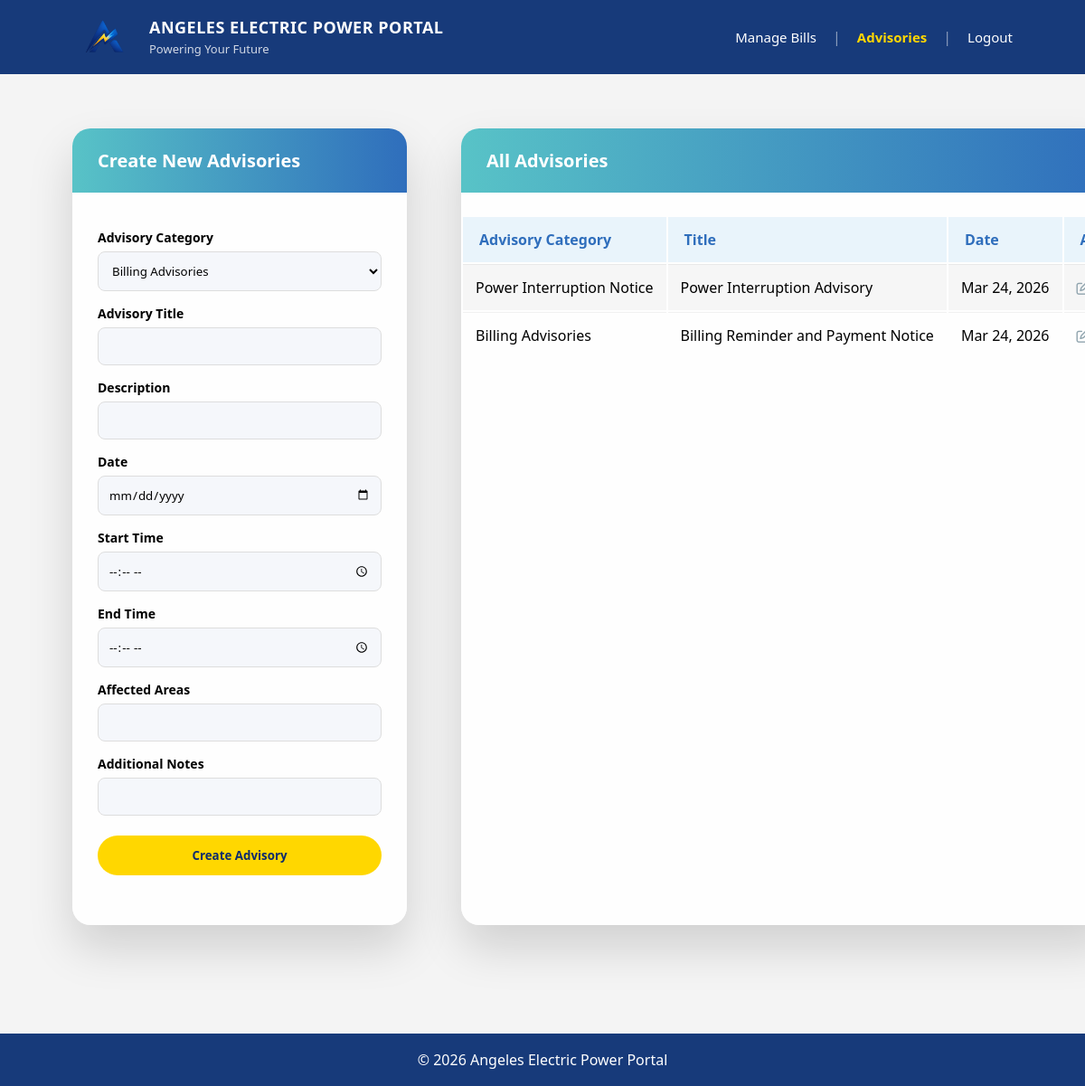
/manage_advisories.php (signed in), run on the app's committed database.
### tables this page shows
CREATE TABLE `advisories` (
  `id` int(11) NOT NULL,
  `title` varchar(255) DEFAULT NULL,
  `category_id` int(11) DEFAULT NULL,
  `description` text DEFAULT NULL,
  `created_at` timestamp NOT NULL DEFAULT current_timestamp()
);

CREATE TABLE `advisory_categories` (
  `id` int(11) NOT NULL,
  `category_name` varchar(100) NOT NULL
);

### manage_advisories.php (the view, shortened to what this page needs)
<?php
include 'config/database.php';
$categories = $conn->query("SELECT * FROM advisory_categories");
$ads = $conn->query("
    SELECT advisories.*, advisory_categories.category_name
    FROM advisories
    LEFT JOIN advisory_categories
    ON advisories.category_id = advisory_categories.id
    ORDER BY created_at DESC
");
?>
<!DOCTYPE html>
<html>
<head>
    <link rel="stylesheet" href="assets/style.css">
    <link rel="stylesheet"
          href="https://cdnjs.cloudflare.com/ajax/libs/font-awesome/6.5.0/css/all.min.css">
</head>
<body>
<header class="header">
    <div class="logo-area">
        <img src="assets/logo.png" class="logo">
        <div>
            <h1>ANGELES ELECTRIC POWER PORTAL</h1>
            <span>Powering Your Future</span>
        </div>
    </div>
    <div class="nav-links">
        <a href="manage_bills.php">Manage Bills</a>
        <span class="divider">|</span>
        <a href="manage_advisories.php" class="active">Advisories</a>
        <span class="divider">|</span>
        <a href="logout.php">Logout</a>
    </div>
</header>
<div class="dashboard-wrapper">
    <div class="manage-container">
        <div class="manage-left">
            <h2>Create New Advisories</h2>
            <form method="POST">
                <label>Advisory Category</label>
                <select name="category" required>
                    <?php while ($cat = $categories->fetch_assoc()) { ?>
                        <option value="<?php echo $cat['id']; ?>">
                            <?php echo $cat['category_name']; ?>
                        </option>
                    <?php } ?>
                </select>
                <label>Advisory Title</label>
                <input type="text" name="title" required>
                <label>Description</label>
                <input type="text" name="description" required>
                <label>Date</label>
                <input type="date" name="date" required>
                <label>Start Time</label>
                <input type="time" name="start_time" required>
                <label>End Time</label>
                <input type="time" name="end_time">
                <label>Affected Areas</label>
                <input type="text" name="area">
                <label>Additional Notes</label>
                <input type="text" name="notes">
                <button type="submit"
                        name="create_advisory"
                        class="btn-confirm">
                    Create Advisory
                </button>
            </form>
        </div>
        <div class="manage-right">
            <h2>All Advisories</h2>
            <table class="bill-table">
                <tr>
                    <th>Advisory Category</th>
                    <th>Title</th>
                    <th>Date</th>
                    <th>Action</th>
                </tr>
                <?php while ($row = $ads->fetch_assoc()) { ?>
                    <tr>
                        <td><?php echo htmlspecialchars($row['category_name']); ?></td>
                        <td><?php echo htmlspecialchars($row['title']); ?></td>
                        <td><?php echo date("M d, Y", strtotime($row['created_at'])); ?></td>
                        <td>
                         <a href="edit_advisory.php?id=<?php echo $row['id']; ?>"
                               title="Edit Advisory"
                               style="color:#90a4ae; margin-right:8px; font-size:15px; text-decoration:none; transition:color 0.2s;"
                               onmouseover="this.style.color='#1e5fa8'"
                               onmouseout="this.style.color='#90a4ae'">
                                <i class="fa-regular fa-pen-to-square"></i>
                            </a>
                        </td>
                    </tr>
                <?php } ?>
            </table>
        </div>
    </div>
</div>
<?php include 'includes/footer.php'; ?>
</body>
</html>

### assets/style.css (style rules this page uses)
* { margin:0; padding:0; box-sizing:border-box; font-family:'Segoe UI', sans-serif; }
html { height:100%; }
body { min-height:100vh; display:flex; flex-direction:column; background:#f4f4f4; }
.header { background:#173a7a; display:flex; justify-content:space-between; align-items:center; padding:18px 80px; color:white; }
.logo-area { display:flex; align-items:center; gap:15px; }
.logo { width:70px; }
.logo-area h1 { font-size:18px; font-weight:700; letter-spacing:0.5px; }
.logo-area span { font-size:13px; opacity:0.8; }
.nav-links { display:flex; align-items:center; gap:18px; }
.nav-links a { color:#ffffff !important; text-decoration:none; font-size:15px; font-weight:500; transition:0.3s; }
.nav-links a.active { color:#ffd700 !important; font-weight:600; }
.divider { color:#ffffff; opacity:0.5; }
.btn-confirm { display:inline-block; background:#ffd700; color:#0d2c6c; padding:12px 26px; border:none; border-radius:8px; font-weight:700; text-decoration:none; cursor:pointer; transition:0.25s; }
.dashboard-wrapper { padding: 60px 80px 100px 80px; display:flex; justify-content:center; padding:80px 20px; }
.dashboard-wrapper { padding: 60px 80px 120px 80px; }
.manage-container { display: flex; gap: 60px; max-width: 1350px; margin: 0 auto; }
.manage-left, .manage-right { background: rgba(255, 255, 255, 0.85); backdrop-filter: blur(6px); border-radius: 20px; box-shadow: 0 25px 50px rgba(0, 0, 0, 0.15); overflow: hidden; }
.manage-left { flex: 0 0 370px; padding-bottom: 30px; }
.manage-right { flex: 1.2; min-width: 720px; }
.manage-left h2, .manage-right h2 { margin: 0; padding: 22px 28px; background: linear-gradient(to right, #58c3c7, #2f6ebc); color: white; font-size: 20px; }
.manage-left form { padding: 25px 28px; }
.manage-left label { display: block; margin-top: 15px; font-weight: 600; font-size: 14px; }
.manage-left input, .manage-left select { width: 100%; padding: 11px; margin-top: 6px; border-radius: 8px; border: 1px solid #ddd; background: #f5f7fb; }
.manage-left button { margin-top: 22px; width: 100%; padding: 13px; background: #ffd700; border: none; border-radius: 25px; font-weight: 700; cursor: pointer; transition: 0.2s; }
.manage-right table { width: calc(100% - 50px); margin: 25px auto; }
.manage-right th { background: #e9f4fb; color: #2f6ebc; font-weight: 600; padding: 14px 18px; text-align: left; }
.manage-right td { padding: 14px; border-top: 1px solid rgba(0, 0, 0, 0.05); }
.manage-right tr:nth-child(even) { background: rgba(0, 0, 0, 0.03); }
.manage-right th, .manage-right td { white-space: nowrap; }

### data on the page
advisories: category.category_name "Power Interruption Notice", title "Power Interruption Advisory", created_at "Mar 24, 2026"
advisories: category.category_name "Billing Advisories", title "Billing Reminder and Payment Notice", created_at "Mar 24, 2026"

### other printed values
form field category "Billing Advisories"
